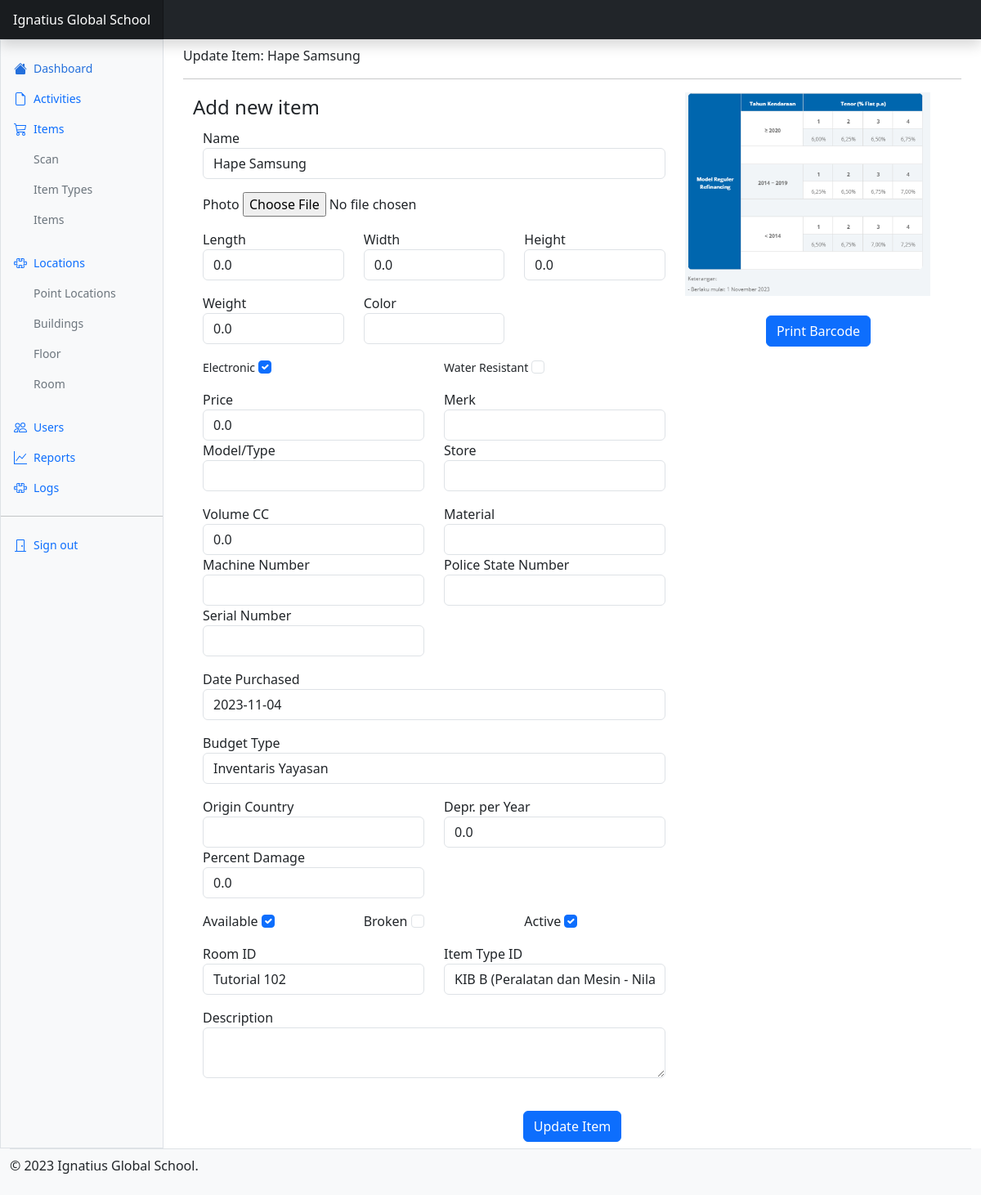
Page /items/update/2 (signed in) on the committed database.
### application/models/items/items.py (models this page shows, shortened)
class Item(db.Model):
    __tablename__ = "items"
    id = db.Column(db.Integer, primary_key = True)
    code = db.Column(db.String(256), nullable = False, unique = True, index = True)
    name = db.Column(db.String(256), nullable = False)
    length = db.Column(db.Float, default = 0)
    width = db.Column(db.Float, default = 0)
    height = db.Column(db.Float, default = 0)
    weight = db.Column(db.Float, default = 0)
    color = db.Column(db.String(128))
    photo_item = db.Column(db.String(256), default = "items/default.jpg")
    is_electronic = db.Column(db.Boolean, default = False)
    is_waterresistant = db.Column(db.Boolean, default = False)
    price = db.Column(db.Float, default = 0)
    make = db.Column(db.String(256))
    model = db.Column(db.String(256))
    store = db.Column(db.String(256))
    volume_cc = db.Column(db.Float, default = 0)
    material = db.Column(db.String(256))
    machine_number = db.Column(db.String(256))
    police_state_number = db.Column(db.String(256))
    serial_number = db.Column(db.String(256))
    date_purchased = db.Column(db.DateTime, default = datetime.utcnow())
    budget_type = db.Column(db.String(256), default = "Dana Masyarakat")
    origin_country = db.Column(db.String(256), default = "Indonesia")
    percent_depreciation_per_year = db.Column(db.Float, default = 0)
    percent_demage = db.Column(db.Float, default = 0)
    is_available = db.Column(db.Boolean, default = True)
    is_broken = db.Column(db.Boolean, default = False)
    is_active = db.Column(db.Boolean, default = True)
    date_created = db.Column(db.DateTime, default = datetime.utcnow())
    date_updated = db.Column(db.DateTime)
    photo_location = db.Column(db.String(256), default = "default.jpg")
    room_id = db.Column(db.Integer, db.ForeignKey("rooms.id"), nullable = False)
    created_by = db.Column(db.Integer, db.ForeignKey("users.id"), nullable = False)
    item_type_id = db.Column(db.Integer, db.ForeignKey("item_types.id"), nullable = False)
    description = db.Column(db.Text)
    transfered_histories = db.relationship("Transfer", backref = "transfered_histories", lazy = True)
    updated_histories = db.relationship("Update", backref = "updated_histories", lazy = True)

### application/routes/items/items.py (the view, shortened to what this page needs)
@items.route('/items/update', methods=['GET', 'POST'])
@items.route('/items/update/<int:id>', methods=['GET', 'POST'])
@login_required
def update(id=0):
    item = Item.query.get(id)
    if not id or not item:
        return redirect(url_for('items.all'))
    form = UpdateItemForm(obj=item)
    rooms = Room.query.all()
    item_types = ItemType.query.all()
    form.room_id.choices = [(room.id, room.room_name) for room in rooms]
    form.item_type_id.choices = [(item_type.id, item_type.name_type) for item_type in item_types]
    return render_template('pages/items/update_item.html', title=f'Update Item: {item.name}', form=form, item=item)

### application/forms/items/items.py
class UpdateItemForm(AddItemForm):
    code = StringField('Code', validators=[DataRequired()])
    submit = SubmitField('Update Item')

### application/utils/__init__.py (called while the page is built)
@login_manager.user_loader
def load_user(user_id):
    return User.query.get(int(user_id))

### application/views/pages/items/update_item.html (shortened to what this page needs)
{% extends 'layout.html' %}
{% block content %}
<p>{{ title }}</p>
<hr>
<div class="container mb-4 qr-container">
    <div class="row">
        <div class="col-sm-12 mb-4">
            <img src="{{ url_for('static', filename=item.photo_item) }}" alt="Photo Item" width="300px">
        </div>
        <div class="col-sm-12 d-flex justify-content-center">
            <a href="{{ url_for('items.print', code=item.code) }}" class="btn btn-primary" target="_blank">Print Barcode</a>
        </div>
    </div>
</div>
<section class="content container-fluid">
    <form method="POST" enctype="multipart/form-data" class="form">
        <fieldset>
            <legend>Add new item</legend>
            <div class="container">
            <div class="form-group my-3">
                {{ form.name.label(class="control-label") }}
                {{ form.name(class="form-control", size=30) }}
            </div>
            <div class="form-group my-3">
                {{ form.photo_item.label(class="control-label") }}
                {{ form.photo_item(class="form-control-file") }}
            </div>
            <div class="row my-3">
                <div class="col-md-4 col-6">
                  <div class="form-group">
                    {{ form.length.label(class="control-label") }}
                    {{ form.length(class="form-control") }}
                  </div>
                </div>
                <div class="col-md-4 col-6">
                  <div class="form-group">
                    {{ form.width.label(class="control-label") }}
                    {{ form.width(class="form-control") }}
                  </div>
                </div>
                <div class="col-md-4 col-6">
                  <div class="form-group">
                    {{ form.height.label(class="control-label") }}
                    {{ form.height(class="form-control") }}
                  </div>
                </div>
            </div>
            <div class="row my-3">
                <div class="col-md-4 col-6">
                  <div class="form-group">
                    {{ form.weight.label(class="control-label") }}
                    {{ form.weight(class="form-control") }}
                  </div>
                </div>
                <div class="col-md-4 col-6">
                  <div class="form-group">
                    {{ form.color.label(class="control-label") }}
                    {{ form.color(class="form-control") }}
                  </div>
                </div>
            </div>
            <div class="row my-3">
                <div class="col-6">
                    <div class="form-group">
                        {{ form.is_electronic.label(class="form-check-label small") }}
                        {{ form.is_electronic(class="form-check-input") }}
                    </div>
                </div>
                <div class="col-6">
                    <div class="form-group">
                        {{ form.is_waterresistant.label(class="form-check-label small") }}
                        {{ form.is_waterresistant(class="form-check-input") }}
                    </div>
                </div>
            </div>
            <div class="row my-3">
                <div class="form-group col-6">
                    {{ form.price.label(class="control-label") }}
                    {{ form.price(class="form-control") }}
                </div>
                <div class="form-group col-6">
                    {{ form.make.label(class="control-label") }}
                    {{ form.make(class="form-control") }}
                </div>
                <div class="form-group col-6">
                    {{ form.model.label(class="control-label") }}
                    {{ form.model(class="form-control") }}
                </div>
                <div class="form-group col-6">
                    {{ form.store.label(class="control-label") }}
                    {{ form.store(class="form-control") }}
                </div>
            </div>
            <div class="row my-3">
                <div class="form-group col-6">
                    {{ form.volume_cc.label(class="control-label") }}
                    {{ form.volume_cc(class="form-control") }}
                </div>
                <div class="form-group col-6">
                    {{ form.material.label(class="control-label") }}
                    {{ form.material(class="form-control") }}
                </div>
                <div class="form-group col-6">
                    {{ form.machine_number.label(class="control-label") }}
                    {{ form.machine_number(class="form-control") }}
                </div>
                <div class="form-group col-6">
                    {{ form.police_state_number.label(class="control-label") }}
                    {{ form.police_state_number(class="form-control") }}
                </div>
                <div class="form-group col-6">
                    {{ form.serial_number.label(class="control-label") }}
                    {{ form.serial_number(class="form-control") }}
                </div>
            </div>
            <div class="form-group my-3">
                {{ form.date_purchased.label(class="control-label") }}
                {{ form.date_purchased(class="form-control") }}
            </div>
            <div class="form-group my-3">
                {{ form.budget_type.label(class="control-label") }}
                {{ form.budget_type(class="form-control") }}
            </div>
            <div class="row my-3">
                <div class="form-group col-6">
                    {{ form.origin_country.label(class="control-label") }}
                    {{ form.origin_country(class="form-control") }}
                </div>
                <div class="form-group col-6">
                    {{ form.percent_depreciation_per_year.label(class="control-label") }}
                    {{ form.percent_depreciation_per_year(class="form-control") }}
                </div>
                <div class="form-group col-6">
                    {{ form.percent_demage.label(class="control-label") }}
                    {{ form.percent_demage(class="form-control") }}
                </div>
            </div>
            <div class="row my-3">
                <div class="form-group col-md-4 col-6">
                    {{ form.is_available.label(class="form-check-label") }}
                    {{ form.is_available(class="form-check-input") }}
                </div>
                <div class="form-group col-md-4 col-6">
                    {{ form.is_broken.label(class="form-check-label") }}
                    {{ form.is_broken(class="form-check-input") }}
                </div>
                <div class="form-group col-md-4 col-6">
                    {{ form.is_active.label(class="form-check-label") }}
                    {{ form.is_active(class="form-check-input") }}
                </div>
            </div>
            <div class="row my-3">
                <div class="form-group col-6">
                    {{ form.room_id.label(class="control-label") }}
                    {{ form.room_id(class="form-control") }}
                </div>
                <div class="form-group col-6">
                    {{ form.item_type_id.label(class="control-label") }}
                    {{ form.item_type_id(class="form-control") }}
                </div>
            </div>
            <div class="form-group my-3">
                {{ form.description.label(class="control-label") }}
                {{ form.description(class="form-control") }}
            </div>
            </div>
        </fieldset>
        <div class="form-group mt-4 d-flex justify-content-center">
            {{ form.submit(class="btn btn-primary") }}
        </div>
    </form>
</section>
{% endblock content %}

### application/static/style.css (style rules this page uses)
* { padding: 0px; margin: 0px; box-sizing: border-box; }

### application/views/layout.html (style rules this page uses)
.qr-container { float: right; width: 350px; }

### rows in the picture
Item: photo_item (picture), name "Hape Samsung", length "0.0", width "0.0", height "0.0", weight "0.0", is_electronic "☑", price "0.0", volume_cc "0.0", date_purchased "2023-11-04", budget_type "Inventaris Yayasan", percent_depreciation_per_year "0.0", percent_demage "0.0", is_available "☑", is_active "☑", room_id "Tutorial 102", item_type_id "KIB B (Peralatan dan Mesin - Nilai aset lebih dari 2.000.000)"

### other values in the picture
{{ title }} "Update Item: Hape Samsung"
